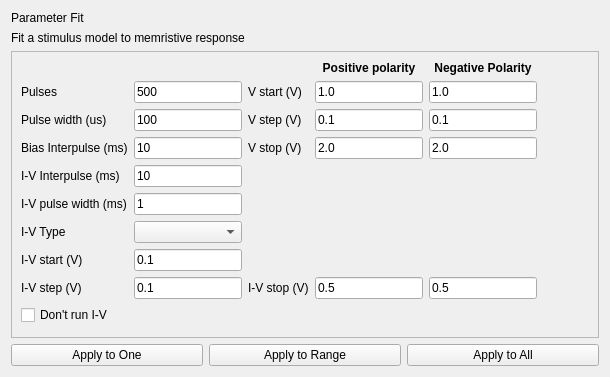
<?xml version="1.0" encoding="UTF-8"?>
<ui version="4.0">
 <class>PFParent</class>
 <widget class="QWidget" name="PFParent">
  <property name="geometry">
   <rect>
    <x>0</x>
    <y>0</y>
    <width>610</width>
    <height>377</height>
   </rect>
  </property>
  <property name="windowTitle">
   <string>Form</string>
  </property>
  <layout class="QGridLayout" name="gridLayout" columnstretch="0,0,0">
   <item row="3" column="0" colspan="3">
    <layout class="QHBoxLayout" name="horizontalLayout">
     <property name="bottomMargin">
      <number>0</number>
     </property>
     <item>
      <widget class="QPushButton" name="applyOneButton">
       <property name="text">
        <string>Apply to One</string>
       </property>
      </widget>
     </item>
     <item>
      <widget class="QPushButton" name="applyRangeButton">
       <property name="text">
        <string>Apply to Range</string>
       </property>
      </widget>
     </item>
     <item>
      <widget class="QPushButton" name="applyAllButton">
       <property name="text">
        <string>Apply to All</string>
       </property>
      </widget>
     </item>
    </layout>
   </item>
   <item row="1" column="0" colspan="2">
    <widget class="QLabel" name="descriptionLabel">
     <property name="text">
      <string>Fit a stimulus model to memristive response</string>
     </property>
    </widget>
   </item>
   <item row="0" column="0" colspan="2">
    <widget class="QLabel" name="titleLabel">
     <property name="text">
      <string>Parameter Fit</string>
     </property>
    </widget>
   </item>
   <item row="2" column="0" colspan="3">
    <widget class="QScrollArea" name="scrollArea">
     <property name="horizontalScrollBarPolicy">
      <enum>Qt::ScrollBarAlwaysOff</enum>
     </property>
     <property name="widgetResizable">
      <bool>true</bool>
     </property>
     <widget class="QWidget" name="scrollAreaWidgetContents">
      <property name="geometry">
       <rect>
        <x>0</x>
        <y>-14</y>
        <width>576</width>
        <height>298</height>
       </rect>
      </property>
      <layout class="QVBoxLayout" name="verticalLayout">
       <property name="leftMargin">
        <number>0</number>
       </property>
       <property name="topMargin">
        <number>0</number>
       </property>
       <property name="rightMargin">
        <number>0</number>
       </property>
       <property name="bottomMargin">
        <number>0</number>
       </property>
       <item>
        <widget class="QFrame" name="frame">
         <property name="sizePolicy">
          <sizepolicy hsizetype="Preferred" vsizetype="MinimumExpanding">
           <horstretch>0</horstretch>
           <verstretch>0</verstretch>
          </sizepolicy>
         </property>
         <property name="frameShape">
          <enum>QFrame::NoFrame</enum>
         </property>
         <property name="frameShadow">
          <enum>QFrame::Raised</enum>
         </property>
         <layout class="QGridLayout" name="gridLayout_2">
          <item row="6" column="0">
           <widget class="QLabel" name="label_13">
            <property name="text">
             <string>I-V Type</string>
            </property>
           </widget>
          </item>
          <item row="6" column="1">
           <widget class="QComboBox" name="IVTypeCombo"/>
          </item>
          <item row="5" column="0">
           <widget class="QLabel" name="label_14">
            <property name="text">
             <string>I-V pulse width (ms)</string>
            </property>
           </widget>
          </item>
          <item row="14" column="0">
           <spacer name="verticalSpacer">
            <property name="orientation">
             <enum>Qt::Vertical</enum>
            </property>
            <property name="sizeHint" stdset="0">
             <size>
              <width>20</width>
              <height>0</height>
             </size>
            </property>
           </spacer>
          </item>
          <item row="1" column="0">
           <widget class="QLabel" name="label">
            <property name="text">
             <string>Pulses</string>
            </property>
           </widget>
          </item>
          <item row="1" column="1">
           <widget class="QLineEdit" name="nrPulsesEdit">
            <property name="sizePolicy">
             <sizepolicy hsizetype="Maximum" vsizetype="Fixed">
              <horstretch>0</horstretch>
              <verstretch>0</verstretch>
             </sizepolicy>
            </property>
            <property name="text">
             <string>500</string>
            </property>
           </widget>
          </item>
          <item row="3" column="1">
           <widget class="QLineEdit" name="interpulseEdit">
            <property name="sizePolicy">
             <sizepolicy hsizetype="Maximum" vsizetype="Fixed">
              <horstretch>0</horstretch>
              <verstretch>0</verstretch>
             </sizepolicy>
            </property>
            <property name="text">
             <string>10</string>
            </property>
           </widget>
          </item>
          <item row="3" column="0">
           <widget class="QLabel" name="label_8">
            <property name="text">
             <string>Bias Interpulse (ms)</string>
            </property>
           </widget>
          </item>
          <item row="2" column="1">
           <widget class="QLineEdit" name="pulseWidthEdit">
            <property name="sizePolicy">
             <sizepolicy hsizetype="Maximum" vsizetype="Fixed">
              <horstretch>0</horstretch>
              <verstretch>0</verstretch>
             </sizepolicy>
            </property>
            <property name="text">
             <string>100</string>
            </property>
           </widget>
          </item>
          <item row="2" column="0">
           <widget class="QLabel" name="label_7">
            <property name="text">
             <string>Pulse width (us)</string>
            </property>
           </widget>
          </item>
          <item row="4" column="0">
           <widget class="QLabel" name="label_12">
            <property name="text">
             <string>I-V Interpulse (ms)</string>
            </property>
           </widget>
          </item>
          <item row="5" column="1">
           <widget class="QLineEdit" name="IVPwEdit">
            <property name="sizePolicy">
             <sizepolicy hsizetype="Maximum" vsizetype="Fixed">
              <horstretch>0</horstretch>
              <verstretch>0</verstretch>
             </sizepolicy>
            </property>
            <property name="text">
             <string>1</string>
            </property>
           </widget>
          </item>
          <item row="4" column="1">
           <widget class="QLineEdit" name="IVInterpulseEdit">
            <property name="sizePolicy">
             <sizepolicy hsizetype="Maximum" vsizetype="Fixed">
              <horstretch>0</horstretch>
              <verstretch>0</verstretch>
             </sizepolicy>
            </property>
            <property name="text">
             <string>10</string>
            </property>
           </widget>
          </item>
          <item row="8" column="0">
           <widget class="QLabel" name="label_10">
            <property name="text">
             <string>I-V step (V)</string>
            </property>
           </widget>
          </item>
          <item row="8" column="1">
           <widget class="QLineEdit" name="IVStepEdit">
            <property name="sizePolicy">
             <sizepolicy hsizetype="Maximum" vsizetype="Fixed">
              <horstretch>0</horstretch>
              <verstretch>0</verstretch>
             </sizepolicy>
            </property>
            <property name="text">
             <string>0.1</string>
            </property>
           </widget>
          </item>
          <item row="1" column="3">
           <widget class="QLineEdit" name="VStartPosEdit">
            <property name="sizePolicy">
             <sizepolicy hsizetype="Maximum" vsizetype="Fixed">
              <horstretch>0</horstretch>
              <verstretch>0</verstretch>
             </sizepolicy>
            </property>
            <property name="text">
             <string>1.0</string>
            </property>
           </widget>
          </item>
          <item row="2" column="2">
           <widget class="QLabel" name="label_3">
            <property name="text">
             <string>V step (V)</string>
            </property>
           </widget>
          </item>
          <item row="2" column="3">
           <widget class="QLineEdit" name="VStepPosEdit">
            <property name="sizePolicy">
             <sizepolicy hsizetype="Maximum" vsizetype="Fixed">
              <horstretch>0</horstretch>
              <verstretch>0</verstretch>
             </sizepolicy>
            </property>
            <property name="text">
             <string>0.1</string>
            </property>
           </widget>
          </item>
          <item row="3" column="4">
           <widget class="QLineEdit" name="VStopNegEdit">
            <property name="sizePolicy">
             <sizepolicy hsizetype="Maximum" vsizetype="Fixed">
              <horstretch>0</horstretch>
              <verstretch>0</verstretch>
             </sizepolicy>
            </property>
            <property name="text">
             <string>2.0</string>
            </property>
           </widget>
          </item>
          <item row="3" column="3">
           <widget class="QLineEdit" name="VStopPosEdit">
            <property name="sizePolicy">
             <sizepolicy hsizetype="Maximum" vsizetype="Fixed">
              <horstretch>0</horstretch>
              <verstretch>0</verstretch>
             </sizepolicy>
            </property>
            <property name="text">
             <string>2.0</string>
            </property>
           </widget>
          </item>
          <item row="2" column="4">
           <widget class="QLineEdit" name="VStepNegEdit">
            <property name="sizePolicy">
             <sizepolicy hsizetype="Maximum" vsizetype="Fixed">
              <horstretch>0</horstretch>
              <verstretch>0</verstretch>
             </sizepolicy>
            </property>
            <property name="text">
             <string>0.1</string>
            </property>
           </widget>
          </item>
          <item row="3" column="2">
           <widget class="QLabel" name="label_4">
            <property name="text">
             <string>V stop (V)</string>
            </property>
           </widget>
          </item>
          <item row="8" column="4">
           <widget class="QLineEdit" name="IVStopNegEdit">
            <property name="sizePolicy">
             <sizepolicy hsizetype="Maximum" vsizetype="Fixed">
              <horstretch>0</horstretch>
              <verstretch>0</verstretch>
             </sizepolicy>
            </property>
            <property name="text">
             <string>0.5</string>
            </property>
           </widget>
          </item>
          <item row="8" column="3">
           <widget class="QLineEdit" name="IVStopPosEdit">
            <property name="sizePolicy">
             <sizepolicy hsizetype="Maximum" vsizetype="Fixed">
              <horstretch>0</horstretch>
              <verstretch>0</verstretch>
             </sizepolicy>
            </property>
            <property name="text">
             <string>0.5</string>
            </property>
           </widget>
          </item>
          <item row="8" column="2">
           <widget class="QLabel" name="label_11">
            <property name="text">
             <string>I-V stop (V)</string>
            </property>
           </widget>
          </item>
          <item row="7" column="1">
           <widget class="QLineEdit" name="IVStartEdit">
            <property name="sizePolicy">
             <sizepolicy hsizetype="Maximum" vsizetype="Fixed">
              <horstretch>0</horstretch>
              <verstretch>0</verstretch>
             </sizepolicy>
            </property>
            <property name="text">
             <string>0.1</string>
            </property>
           </widget>
          </item>
          <item row="7" column="0">
           <widget class="QLabel" name="label_9">
            <property name="text">
             <string>I-V start (V)</string>
            </property>
           </widget>
          </item>
          <item row="9" column="0">
           <widget class="QCheckBox" name="noIVCheckBox">
            <property name="text">
             <string>Don't run I-V</string>
            </property>
           </widget>
          </item>
          <item row="1" column="4">
           <widget class="QLineEdit" name="VStartNegEdit">
            <property name="sizePolicy">
             <sizepolicy hsizetype="Maximum" vsizetype="Fixed">
              <horstretch>0</horstretch>
              <verstretch>0</verstretch>
             </sizepolicy>
            </property>
            <property name="text">
             <string>1.0</string>
            </property>
           </widget>
          </item>
          <item row="1" column="2">
           <widget class="QLabel" name="label_2">
            <property name="text">
             <string>V start (V)</string>
            </property>
           </widget>
          </item>
          <item row="0" column="4">
           <widget class="QLabel" name="label_6">
            <property name="sizePolicy">
             <sizepolicy hsizetype="Minimum" vsizetype="Preferred">
              <horstretch>0</horstretch>
              <verstretch>0</verstretch>
             </sizepolicy>
            </property>
            <property name="styleSheet">
             <string notr="true">font-weight:bold;</string>
            </property>
            <property name="text">
             <string>Negative Polarity</string>
            </property>
            <property name="alignment">
             <set>Qt::AlignCenter</set>
            </property>
           </widget>
          </item>
          <item row="0" column="3">
           <widget class="QLabel" name="label_5">
            <property name="styleSheet">
             <string notr="true">font-weight:bold;</string>
            </property>
            <property name="text">
             <string>Positive polarity</string>
            </property>
            <property name="alignment">
             <set>Qt::AlignCenter</set>
            </property>
           </widget>
          </item>
          <item row="2" column="5">
           <spacer name="horizontalSpacer">
            <property name="orientation">
             <enum>Qt::Horizontal</enum>
            </property>
            <property name="sizeHint" stdset="0">
             <size>
              <width>40</width>
              <height>20</height>
             </size>
            </property>
           </spacer>
          </item>
         </layout>
        </widget>
       </item>
      </layout>
     </widget>
    </widget>
   </item>
  </layout>
 </widget>
 <tabstops>
  <tabstop>nrPulsesEdit</tabstop>
  <tabstop>pulseWidthEdit</tabstop>
  <tabstop>interpulseEdit</tabstop>
  <tabstop>applyOneButton</tabstop>
  <tabstop>applyRangeButton</tabstop>
  <tabstop>applyAllButton</tabstop>
 </tabstops>
 <resources/>
 <connections/>
</ui>
